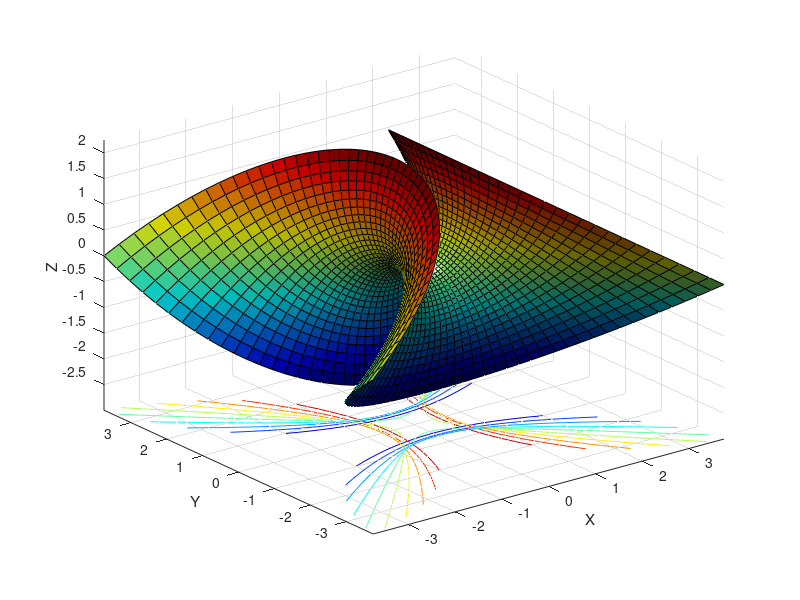
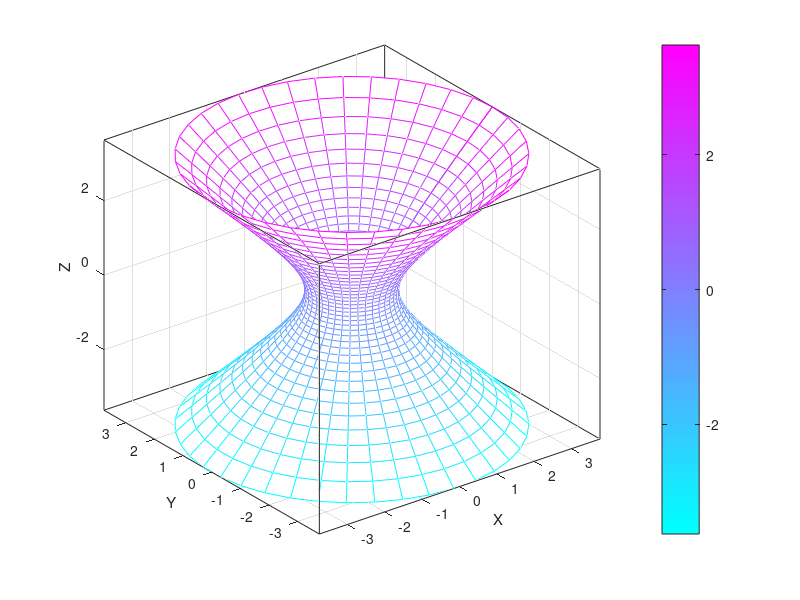
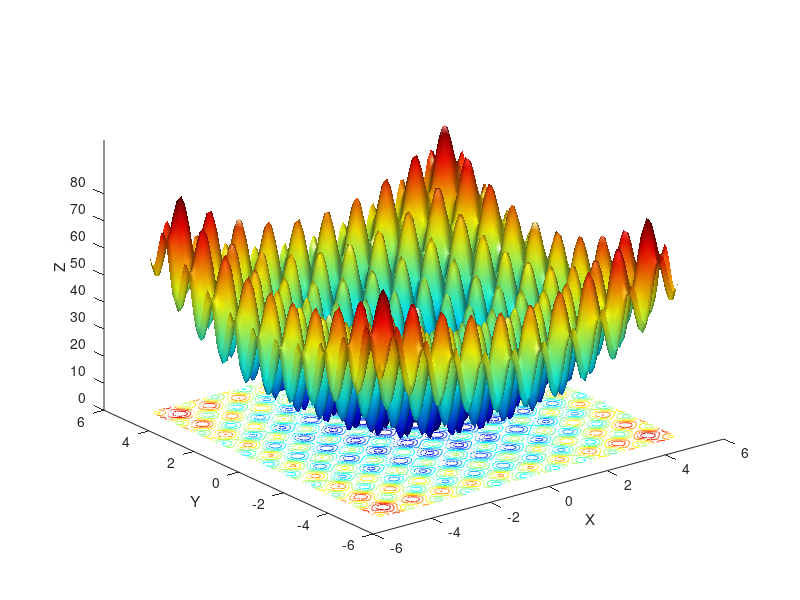

Write the MATLAB code that produced these figures, in order.
%Zachary Linkletter   ECE498   hw3
clc
clear

figure(1)
u = linspace(-1.5, 1.5, 50);
v = u;
[u, v] = meshgrid(u, v);

x1 = u.*(1-(u.^2)/3 + v.^2);
y1 = -v.*(1-(v.^2)/3 + u.^2);
z1 = (u.^2 - v.^2);

surfc(x1,y1,z1)
xlim([-4 4])
ylim([-4 4])
zlim([-4 4])
camlight left
colormap(jet)
axis tight
xlabel('X')
xticks([-3 -2 -1 0 1 2 3])
ylabel('Y')
yticks([-3 -2 -1 0 1 2 3])
zlabel('Z')
zticks([-2.5 -2 -1.5 -1 -0.5 0 0.5 1 1.5 2 2.5])

figure(2)
a = 1; b = 1; c = 1;
v = linspace(-2, 2, 40);
u = linspace(0, 2*pi, 40);
[u, v] = meshgrid(u, v);
x2 = a .* cosh(v) .* cos(u);
y2 = b .* cosh(v) .* sin(u);
z2 = c * sinh(v);
mesh(x2, y2, z2)
colormap('cool')
colorbar('AxisLocation','in')
axis tight
xlabel('X')
xticks([-3 -2 -1 0 1 2 3])
ylabel('Y')
yticks([-3 -2 -1 0 1 2 3])
zlabel('Z')
set(gca,'BoxStyle','full','Box','on')

figure(3)
a = 10;
X = linspace(-5.12,5.12,100);
Y = linspace(-5.12,5.12,100);
[X, Y] = meshgrid(X, Y);
Z = 2 * a + (X.^2 - a * cos(2 * pi .* X)) + (Y.^2 - a * cos(2 * pi .* Y));
surfc(X,Y,Z,'FaceColor','interp','EdgeColor','none','FaceLighting','gouraud')
grid off
colormap('jet')
camlight('headlight')
xlabel('X')
ylabel('Y')
zlabel('Z')
zticks([0 10 20 30 40 50 60 70 80])